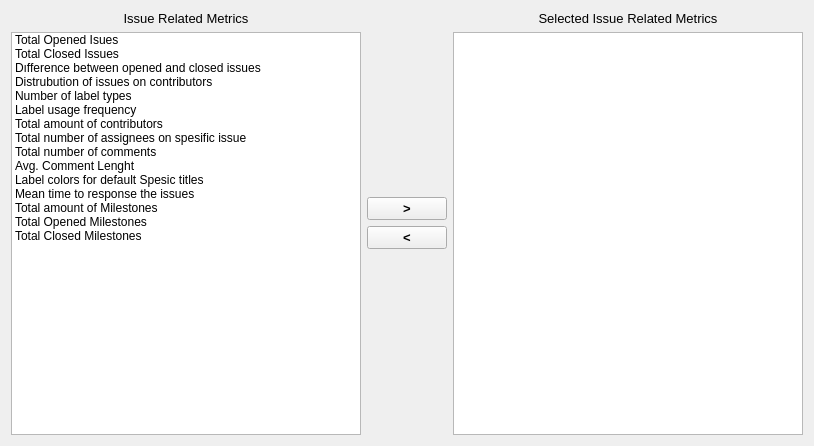
       <widget class="QWidget" name="scrollAreaWidgetContents">
        <property name="geometry">
         <rect>
          <x>0</x>
          <y>0</y>
          <width>814</width>
          <height>446</height>
         </rect>
        </property>
        <layout class="QHBoxLayout" name="horizontalLayout_3">
         <item>
          <layout class="QVBoxLayout" name="verticalLayout_5">
           <item>
            <widget class="QLabel" name="label_3">
             <property name="font">
              <font>
               <pointsize>10</pointsize>
              </font>
             </property>
             <property name="text">
              <string>Issue Related Metrics</string>
             </property>
             <property name="alignment">
              <set>Qt::AlignCenter</set>
             </property>
            </widget>
           </item>
           <item>
            <widget class="QListWidget" name="listWidget_Issue">
             <property name="selectionRectVisible">
              <bool>false</bool>
             </property>
             <item>
              <property name="text">
               <string>Total Opened Isues</string>
              </property>
             </item>
             <item>
              <property name="text">
               <string>Total Closed Issues</string>
              </property>
             </item>
             <item>
              <property name="text">
               <string>Dıfference between opened and closed issues</string>
              </property>
             </item>
             <item>
              <property name="text">
               <string>Distrubution of issues on contributors</string>
              </property>
             </item>
             <item>
              <property name="text">
               <string>Number of label types</string>
              </property>
             </item>
             <item>
              <property name="text">
               <string>Label usage frequency</string>
              </property>
             </item>
             <item>
              <property name="text">
               <string>Total amount of contributors</string>
              </property>
             </item>
             <item>
              <property name="text">
               <string>Total number of assignees on spesific issue</string>
              </property>
             </item>
             <item>
              <property name="text">
               <string>Total number of comments</string>
              </property>
             </item>
             <item>
              <property name="text">
               <string>Avg. Comment Lenght</string>
              </property>
             </item>
             <item>
              <property name="text">
               <string>Label colors for default Spesic titles</string>
              </property>
             </item>
             <item>
              <property name="text">
               <string>Mean time to response the issues</string>
              </property>
             </item>
             <item>
              <property name="text">
               <string>Total amount of Milestones</string>
              </property>
             </item>
             <item>
              <property name="text">
               <string>Total Opened Milestones</string>
              </property>
             </item>
             <item>
              <property name="text">
               <string>Total Closed Milestones</string>
              </property>
             </item>
            </widget>
           </item>
          </layout>
         </item>
         <item>
          <layout class="QVBoxLayout" name="verticalLayout_3">
           <item>
            <spacer name="verticalSpacer_2">
             <property name="orientation">
              <enum>Qt::Vertical</enum>
             </property>
             <property name="sizeHint" stdset="0">
              <size>
               <width>20</width>
               <height>40</height>
              </size>
             </property>
            </spacer>
           </item>
           <item>
            <widget class="QPushButton" name="pushButton_Select_Right">
             <property name="palette">
              <palette>
               <active>
                <colorrole role="ButtonText">
                 <brush brushstyle="SolidPattern">
                  <color alpha="255">
                   <red>0</red>
                   <green>0</green>
                   <blue>0</blue>
                  </color>
                 </brush>
                </colorrole>
               </active>
               <inactive>
                <colorrole role="ButtonText">
                 <brush brushstyle="SolidPattern">
                  <color alpha="255">
                   <red>0</red>
                   <green>0</green>
                   <blue>0</blue>
                  </color>
                 </brush>
                </colorrole>
               </inactive>
               <disabled>
                <colorrole role="ButtonText">
                 <brush brushstyle="SolidPattern">
                  <color alpha="255">
                   <red>3</red>
                   <green>31</green>
                   <blue>40</blue>
                  </color>
                 </brush>
                </colorrole>
               </disabled>
              </palette>
             </property>
             <property name="font">
              <font>
               <pointsize>10</pointsize>
               <weight>75</weight>
               <bold>true</bold>
              </font>
             </property>
             <property name="text">
              <string>&gt;</string>
             </property>
            </widget>
           </item>
           <item>
            <widget class="QPushButton" name="pushButton_Select_Left">
             <property name="palette">
              <palette>
               <active>
                <colorrole role="ButtonText">
                 <brush brushstyle="SolidPattern">
                  <color alpha="255">
                   <red>0</red>
                   <green>0</green>
                   <blue>0</blue>
                  </color>
                 </brush>
                </colorrole>
               </active>
               <inactive>
                <colorrole role="ButtonText">
                 <brush brushstyle="SolidPattern">
                  <color alpha="255">
                   <red>0</red>
                   <green>0</green>
                   <blue>0</blue>
                  </color>
                 </brush>
                </colorrole>
               </inactive>
               <disabled>
                <colorrole role="ButtonText">
                 <brush brushstyle="SolidPattern">
                  <color alpha="255">
                   <red>0</red>
                   <green>0</green>
                   <blue>63</blue>
                  </color>
                 </brush>
                </colorrole>
               </disabled>
              </palette>
             </property>
             <property name="font">
              <font>
               <pointsize>10</pointsize>
               <weight>75</weight>
               <bold>true</bold>
              </font>
             </property>
             <property name="text">
              <string>&lt;</string>
             </property>
            </widget>
           </item>
           <item>
            <spacer name="verticalSpacer">
             <property name="orientation">
              <enum>Qt::Vertical</enum>
             </property>
             <property name="sizeHint" stdset="0">
              <size>
               <width>20</width>
               <height>40</height>
              </size>
             </property>
            </spacer>
           </item>
          </layout>
         </item>
         <item>
          <layout class="QVBoxLayout" name="verticalLayout_4">
           <item>
            <widget class="QLabel" name="label_4">
             <property name="font">
              <font>
               <pointsize>10</pointsize>
              </font>
             </property>
             <property name="text">
              <string>Selected Issue Related Metrics</string>
             </property>
             <property name="alignment">
              <set>Qt::AlignCenter</set>
             </property>
            </widget>
           </item>
           <item>
            <widget class="QListWidget" name="listWidget_Selected_Issue"/>
           </item>
          </layout>
         </item>
        </layout>
       </widget>
